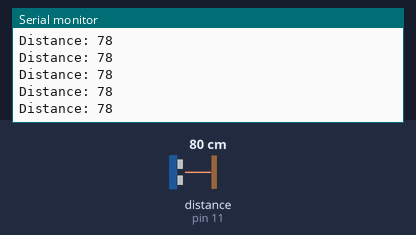
Bench run of a sketch on a simulated Arduino Nano, built with avr-gcc and run on an emulated ATmega328P. Parts: the last lines printed to the serial monitor. Wiring (inferred from the names in the program): ultrasonic range finder: trigger pin 10; echo pin 11. Inputs (shaded band) come from the test bench; at power-on: distance to the obstacle (sensor on pin 11) 80 cm. The echo pulse lasts 58.3 µs per cm.

Above: at 1.2 s.
1.3 s: distance to the obstacle (sensor on pin 11) set to 2 cm
At 2.3 s:
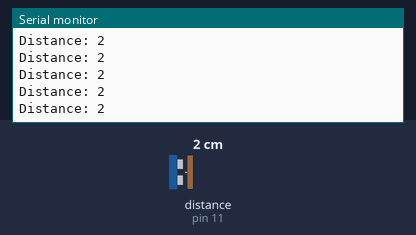
4.3 s: distance to the obstacle (sensor on pin 11) set to 120 cm
At 5.0 s:
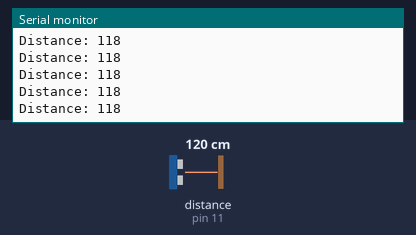
7.3 s: distance to the obstacle (sensor on pin 11) set to 4 cm
At 8.2 s:
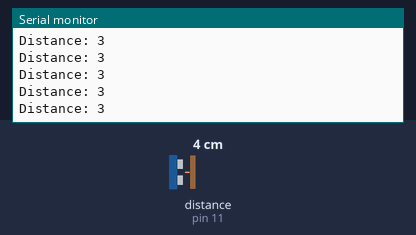
10.3 s: distance to the obstacle (sensor on pin 11) set to 18 cm
At 11.4 s:
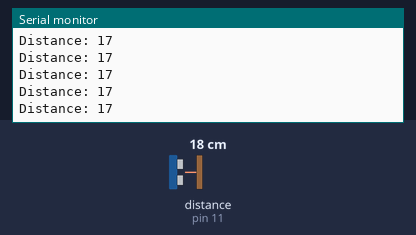
Timing chart, 0 to 13.3 s (numbered marks = the images above; inputs shaded):
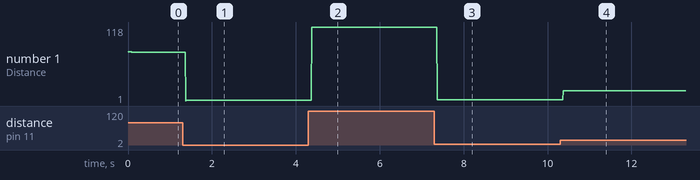

Measured:
- after the input at 1.3 s, the serial monitor: prints a new line after 0.07 s (image 1)
- after the input at 4.3 s, the serial monitor: prints a new line after 0.08 s (image 2)
- after the input at 7.3 s, the serial monitor: prints a new line after 0.07 s (image 3)
- after the input at 10.3 s, the serial monitor: prints a new line after 0.07 s (image 4)
- plotted number 1: 78 → 2 after the input at 1.3 s, 2 → 118 after the input at 4.3 s, 118 → 3 after the input at 7.3 s, 3 → 1 after the input at 10.3 s

The sketch:

UltrasonicSensor.ino
```cpp
/**
 * @file UltrasonicSensor.ino
 *
 * @author Jonathan Camenzuli
 *
 * @brief HC-SR04 Sensor Test
 *
 * Source code is part of my Final Year Project in Computer Engineering (2022/23) entitled
 * "Miniature implementation of an IoT-based Smart City"
 *
 * @date 15/02/2023
 *
 * @section hardware Hardware
 * -  Arduino Nano
 * -  Arduino MKR NB 1500
 * -  HC-SR04 Ultrasonic Sensor
 */

// defines pins numbers
const int echoPin = 11;
const int trigPin = 10;

// defines variables
long duration;
int distance;

void setup()
{
    // HC-SR04 shenanigans
    pinMode(trigPin, OUTPUT);
    pinMode(echoPin, INPUT);

    // 9600 Baudrate
    Serial.begin(9600);
}

void loop()
{
    // HC-SR04 shenanigans
    digitalWrite(trigPin, LOW);
    delayMicroseconds(2);
    digitalWrite(trigPin, HIGH);
    delayMicroseconds(10);
    digitalWrite(trigPin, LOW);

    // Distance Calculation
    duration = pulseIn(echoPin, HIGH);
    distance = duration * 0.034 / 2;

    // Prints distance on the Serial Monitor
    Serial.print("Distance: ");
    Serial.println(distance);
}
```
